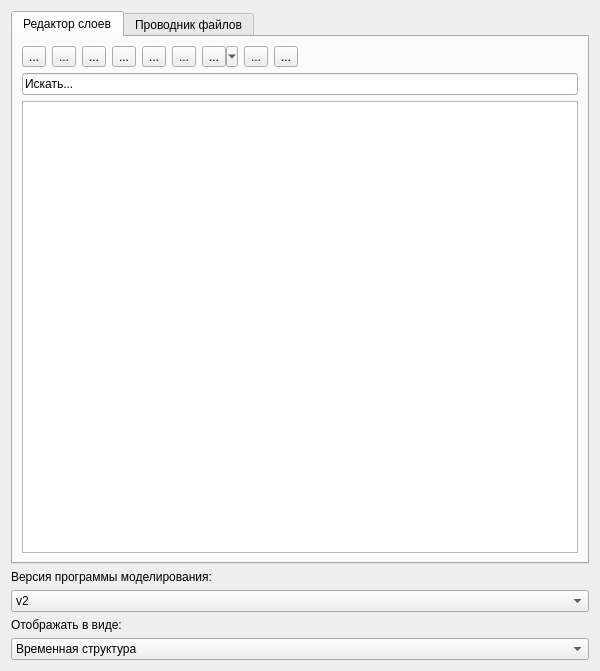
<?xml version="1.0" encoding="UTF-8"?>
<ui version="4.0">
 <class>LayerExplorerWidget</class>
 <widget class="QWidget" name="LayerExplorerWidget">
  <property name="geometry">
   <rect>
    <x>0</x>
    <y>0</y>
    <width>600</width>
    <height>671</height>
   </rect>
  </property>
  <property name="windowTitle">
   <string>Form</string>
  </property>
  <layout class="QVBoxLayout" name="verticalLayout_2">
   <item>
    <widget class="QTabWidget" name="tabWidget">
     <property name="currentIndex">
      <number>0</number>
     </property>
     <widget class="QWidget" name="tab">
      <attribute name="title">
       <string>Редактор слоев</string>
      </attribute>
      <layout class="QVBoxLayout" name="verticalLayout_3">
       <item>
        <layout class="QHBoxLayout" name="horizontalLayout_3">
         <item>
          <widget class="QToolButton" name="toolButton_VisiblePropertyInspector">
           <property name="toolTip">
            <string>Панель стилей</string>
           </property>
           <property name="text">
            <string>...</string>
           </property>
           <property name="icon">
            <iconset theme="QIcon::ThemeIcon::MailMessageNew"/>
           </property>
           <property name="iconSize">
            <size>
             <width>16</width>
             <height>16</height>
            </size>
           </property>
           <property name="checkable">
            <bool>true</bool>
           </property>
          </widget>
         </item>
         <item>
          <widget class="QToolButton" name="toolButton_SortingLayers">
           <property name="toolTip">
            <string>Сортировать</string>
           </property>
           <property name="text">
            <string>...</string>
           </property>
           <property name="icon">
            <iconset theme="emblem-synchronized"/>
           </property>
           <property name="iconSize">
            <size>
             <width>16</width>
             <height>16</height>
            </size>
           </property>
           <property name="popupMode">
            <enum>QToolButton::ToolButtonPopupMode::InstantPopup</enum>
           </property>
          </widget>
         </item>
         <item>
          <widget class="QToolButton" name="toolButton_AddElement">
           <property name="toolTip">
            <string>Добавить элемент</string>
           </property>
           <property name="text">
            <string>...</string>
           </property>
           <property name="icon">
            <iconset theme="QIcon::ThemeIcon::ListAdd"/>
           </property>
           <property name="iconSize">
            <size>
             <width>16</width>
             <height>16</height>
            </size>
           </property>
           <property name="popupMode">
            <enum>QToolButton::ToolButtonPopupMode::InstantPopup</enum>
           </property>
          </widget>
         </item>
         <item>
          <widget class="QToolButton" name="toolButton_RemoveElement">
           <property name="toolTip">
            <string>удалить элемент</string>
           </property>
           <property name="text">
            <string>...</string>
           </property>
           <property name="icon">
            <iconset theme="QIcon::ThemeIcon::EditDelete"/>
           </property>
           <property name="iconSize">
            <size>
             <width>16</width>
             <height>16</height>
            </size>
           </property>
          </widget>
         </item>
         <item>
          <widget class="QToolButton" name="toolButton_VisibleElements">
           <property name="toolTip">
            <string>Отображение элементов</string>
           </property>
           <property name="text">
            <string>...</string>
           </property>
           <property name="icon">
            <iconset theme="QIcon::ThemeIcon::WeatherClear"/>
           </property>
           <property name="iconSize">
            <size>
             <width>16</width>
             <height>16</height>
            </size>
           </property>
          </widget>
         </item>
         <item>
          <widget class="QToolButton" name="toolButton_Filter">
           <property name="toolTip">
            <string>Фильтр</string>
           </property>
           <property name="text">
            <string>...</string>
           </property>
           <property name="icon">
            <iconset theme="QIcon::ThemeIcon::EditFind"/>
           </property>
           <property name="iconSize">
            <size>
             <width>16</width>
             <height>16</height>
            </size>
           </property>
           <property name="popupMode">
            <enum>QToolButton::ToolButtonPopupMode::InstantPopup</enum>
           </property>
          </widget>
         </item>
         <item>
          <widget class="QToolButton" name="toolButton_FilterByEquation">
           <property name="toolTip">
            <string>Фильтровать по выражению</string>
           </property>
           <property name="text">
            <string>...</string>
           </property>
           <property name="icon">
            <iconset theme="QIcon::ThemeIcon::ToolsCheckSpelling"/>
           </property>
           <property name="iconSize">
            <size>
             <width>16</width>
             <height>16</height>
            </size>
           </property>
           <property name="checkable">
            <bool>true</bool>
           </property>
           <property name="popupMode">
            <enum>QToolButton::ToolButtonPopupMode::MenuButtonPopup</enum>
           </property>
          </widget>
         </item>
         <item>
          <widget class="QToolButton" name="toolButton_ExpandAll">
           <property name="toolTip">
            <string>Развернуть все</string>
           </property>
           <property name="text">
            <string>...</string>
           </property>
           <property name="icon">
            <iconset theme="QIcon::ThemeIcon::GoDown"/>
           </property>
           <property name="iconSize">
            <size>
             <width>16</width>
             <height>16</height>
            </size>
           </property>
          </widget>
         </item>
         <item>
          <widget class="QToolButton" name="toolButton_CollapseAll">
           <property name="toolTip">
            <string>Свернуть все</string>
           </property>
           <property name="text">
            <string>...</string>
           </property>
           <property name="icon">
            <iconset theme="QIcon::ThemeIcon::GoUp"/>
           </property>
           <property name="iconSize">
            <size>
             <width>16</width>
             <height>16</height>
            </size>
           </property>
          </widget>
         </item>
         <item>
          <spacer name="horizontalSpacer">
           <property name="orientation">
            <enum>Qt::Orientation::Horizontal</enum>
           </property>
           <property name="sizeHint" stdset="0">
            <size>
             <width>40</width>
             <height>20</height>
            </size>
           </property>
          </spacer>
         </item>
        </layout>
       </item>
       <item>
        <widget class="QLineEdit" name="lineEdit_findLayer">
         <property name="enabled">
          <bool>true</bool>
         </property>
         <property name="text">
          <string>Искать...</string>
         </property>
        </widget>
       </item>
       <item>
        <widget class="QTreeView" name="treeView_Layers"/>
       </item>
      </layout>
     </widget>
     <widget class="QWidget" name="tab_2">
      <attribute name="title">
       <string>Проводник файлов</string>
      </attribute>
      <layout class="QVBoxLayout" name="verticalLayout">
       <item>
        <widget class="QLabel" name="label_root_path">
         <property name="text">
          <string>Корневая директория</string>
         </property>
        </widget>
       </item>
       <item>
        <layout class="QHBoxLayout" name="horizontalLayout">
         <item>
          <widget class="QLineEdit" name="lineEdit_root_path"/>
         </item>
         <item>
          <widget class="QPushButton" name="pushButton_change_root">
           <property name="text">
            <string>изменить</string>
           </property>
          </widget>
         </item>
        </layout>
       </item>
       <item>
        <layout class="QHBoxLayout" name="horizontalLayout_2">
         <item>
          <widget class="QToolButton" name="toolButton_importFile">
           <property name="toolTip">
            <string>Загрузить файл</string>
           </property>
           <property name="text">
            <string>...</string>
           </property>
           <property name="icon">
            <iconset theme="emblem-downloads"/>
           </property>
          </widget>
         </item>
         <item>
          <widget class="QToolButton" name="toolButton_unimportFile">
           <property name="toolTip">
            <string>Освободить память</string>
           </property>
           <property name="text">
            <string>...</string>
           </property>
           <property name="icon">
            <iconset theme="QIcon::ThemeIcon::SystemLogOut"/>
           </property>
          </widget>
         </item>
         <item>
          <widget class="QToolButton" name="toolButton_CollapseAllFiles">
           <property name="toolTip">
            <string>Свернуть все</string>
           </property>
           <property name="text">
            <string>...</string>
           </property>
           <property name="icon">
            <iconset theme="QIcon::ThemeIcon::GoUp"/>
           </property>
          </widget>
         </item>
         <item>
          <spacer name="horizontalSpacer_2">
           <property name="orientation">
            <enum>Qt::Orientation::Horizontal</enum>
           </property>
           <property name="sizeHint" stdset="0">
            <size>
             <width>40</width>
             <height>20</height>
            </size>
           </property>
          </spacer>
         </item>
        </layout>
       </item>
       <item>
        <widget class="QLineEdit" name="lineEdit_findFile">
         <property name="enabled">
          <bool>false</bool>
         </property>
         <property name="text">
          <string>Искать...   в разработке</string>
         </property>
        </widget>
       </item>
       <item>
        <widget class="QTreeView" name="treeViewFiles"/>
       </item>
      </layout>
     </widget>
    </widget>
   </item>
   <item>
    <widget class="QLabel" name="label_modelProgramVersion">
     <property name="text">
      <string>Версия программы моделирования:</string>
     </property>
    </widget>
   </item>
   <item>
    <widget class="QComboBox" name="comboBox_fileStructure">
     <property name="toolTip">
      <string>Влияет на структуру чтения бинарных файлов</string>
     </property>
     <item>
      <property name="text">
       <string>v2</string>
      </property>
     </item>
     <item>
      <property name="text">
       <string>v2.3</string>
      </property>
     </item>
    </widget>
   </item>
   <item>
    <widget class="QLabel" name="label_vis">
     <property name="text">
      <string>Отображать в виде:</string>
     </property>
    </widget>
   </item>
   <item>
    <widget class="QComboBox" name="comboBox_structureView">
     <item>
      <property name="text">
       <string>Временная структура</string>
      </property>
     </item>
     <item>
      <property name="text">
       <string>Плоский вид</string>
      </property>
     </item>
    </widget>
   </item>
  </layout>
 </widget>
 <resources/>
 <connections/>
</ui>
